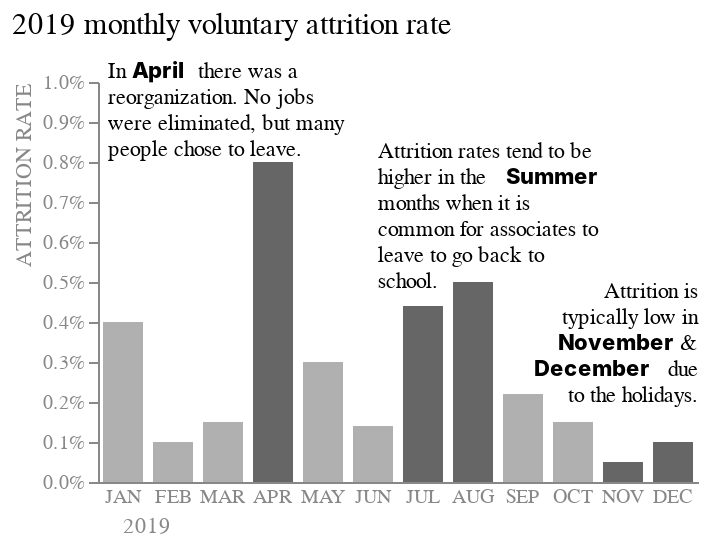

The code cell stored with this chart in its notebook:
### Markdown cell above
#### Proximity with emphasis

We can enhance the visual impact by emphasizing the bars and keywords.

Given that Altair does not support bold text within regular content, a strategy is to introduce blank spaces in the text and create a distinct object for the bold keywords.

### Code cell
bar_highlight = alt.Chart(table, title = alt.Title(
    "2019 monthly voluntary attrition rate",
    fontSize = 15,
    anchor = 'start',
    offset = 10,
    fontWeight = "normal"
    )).mark_bar(size = 20).encode(
    x = alt.X('Date', 
              sort = None, 
              axis = alt.Axis(labelAngle = 0, titleX = 12, 
                              labelColor = "#888888", titleColor = '#888888', 
                              ticks = False, titleAnchor = 'start', titleFontWeight = 'normal'), 
              title = "2019"
              ), 
    y = alt.Y('Rate', 
              axis = alt.Axis(grid = False, titleAnchor = 'end', 
                              labelColor = "#888888", titleColor = '#888888', 
                              titleFontWeight = 'normal', format = "%", tickCount = 10), 
              scale = alt.Scale(domain = [0, 0.01]), 
              title = "ATTRITION RATE"
              ),
    color = alt.Color('Date',
                      sort = None,
                      scale = alt.Scale(range = ["#b0b0b0", "#b0b0b0", "#b0b0b0", "#666666", 
                                                 "#b0b0b0", "#b0b0b0", "#666666", "#666666", 
                                                 "#b0b0b0", "#b0b0b0", "#666666", "#666666"]),
                      legend = None
                      )
    ).properties(
    width = 300,
    height = 200
)

text_april_blank = alt.Chart(
    {"values": [{"text":  [
         'In            there was a', 'reorganization. No jobs', 'were eliminated, but many', 'people chose to leave.', 
         ]}]}
).mark_text(size = 11, align = "left", dx = -145, dy = -105).encode(
    text = "text:N"
)

text_summer_blank = alt.Chart(
    {"values": [{"text":  [
        'Attrition rates tend to be', 'higher in the',  'months when it is', 
         'common for associates to',
         'leave to go back to', 
         'school.'
         ]}]}
).mark_text(size = 11, align = "left", dx = -10, dy = -65).encode(
    text = "text:N"
)

text_nov_dec_blank = alt.Chart(
    {"values": [{"text":  [
        'Attrition is', 'typically low in', '&', 'due', 'to the holidays.'
         ]}]}
).mark_text(size = 11, align = "right", dx = 150, dy = 5).encode(
    text = "text:N"
)

text_april_bold = alt.Chart(
    {"values": [{"text":  [
        'April'
         ]}]}
).mark_text(size = 11, align = "left", dx = -133, dy = -105, fontWeight = 800).encode(
    text = "text:N"
)

text_summer_bold = alt.Chart(
    {"values": [{"text":  [
        'Summer'
         ]}]}
).mark_text(size = 11, align = "left",  dx = 54, dy = -52, fontWeight = 800).encode(
    text = "text:N"
)

text_nov_bold = alt.Chart(
    {"values": [{"text":  [
        'November'
         ]}]}
).mark_text(size = 11, align = "left", dx = 80, dy = 31, fontWeight = 800).encode(
    text = "text:N"
)

text_dec_bold = alt.Chart(
    {"values": [{"text":  [
        'December'
         ]}]}
).mark_text(size = 11, align = "left", dx = 68, dy = 44, fontWeight = 800).encode(
    text = "text:N"
)

final = (bar_highlight + text_april_blank + text_april_bold + 
         text_summer_blank + text_summer_bold + 
         text_nov_dec_blank + text_nov_bold + text_dec_bold)

final.configure_view(stroke = None)

### Figure 1 — Vega-Lite specification as saved in the notebook (floating-point values rounded to 4 significant figures)
{"config": {"view": {"continuousWidth": 300, "continuousHeight": 300, "stroke": null}}, "layer": [{"data": {"name": "data-0f748d12b71fa1969f524ef0b4d050d0"}, "mark": {"type": "bar", "size": 20}, "encoding": {"color": {"field": "Date", "legend": null, "scale": {"range": ["#b0b0b0", "#b0b0b0", "#b0b0b0", "#666666", "#b0b0b0", "#b0b0b0", "#666666", "#666666", "#b0b0b0", "#b0b0b0", "#666666", "#666666"]}, "sort": null, "type": "nominal"}, "x": {"axis": {"labelAngle": 0, "labelColor": "#888888", "ticks": false, "titleAnchor": "start", "titleColor": "#888888", "titleFontWeight": "normal", "titleX": 12}, "field": "Date", "sort": null, "title": "2019", "type": "nominal"}, "y": {"axis": {"format": "%", "grid": false, "labelColor": "#888888", "tickCount": 10, "titleAnchor": "end", "titleColor": "#888888", "titleFontWeight": "normal"}, "field": "Rate", "scale": {"domain": [0, 0.01]}, "title": "ATTRITION RATE", "type": "quantitative"}}, "title": {"text": "2019 monthly voluntary attrition rate", "anchor": "start", "fontSize": 15, "fontWeight": "normal", "offset": 10}}, {"data": {"name": "data-4b2db09edd7b755be26354eb12fb19ef"}, "mark": {"type": "text", "align": "left", "dx": -145, "dy": -105, "size": 11}, "encoding": {"text": {"field": "text", "type": "nominal"}}}, {"data": {"name": "data-f9846e3e8d56027489b8c959b216eeeb"}, "mark": {"type": "text", "align": "left", "dx": -133, "dy": -105, "fontWeight": 800, "size": 11}, "encoding": {"text": {"field": "text", "type": "nominal"}}}, {"data": {"name": "data-e74a840aaa77e5e6cb5d77efd782561f"}, "mark": {"type": "text", "align": "left", "dx": -10, "dy": -65, "size": 11}, "encoding": {"text": {"field": "text", "type": "nominal"}}}, {"data": {"name": "data-bf0c0886e85857075dcfec6916d457fe"}, "mark": {"type": "text", "align": "left", "dx": 54, "dy": -52, "fontWeight": 800, "size": 11}, "encoding": {"text": {"field": "text", "type": "nominal"}}}, {"data": {"name": "data-ea580427a5198bdc08c1b30897679b7b"}, "mark": {"type": "text", "align": "right", "dx": 150, "dy": 5, "size": 11}, "encoding": {"text": {"field": "text", "type": "nominal"}}}, {"data": {"name": "data-faa7370696b24381d4498fd5bfebb2f4"}, "mark": {"type": "text", "align": "left", "dx": 80, "dy": 31, "fontWeight": 800, "size": 11}, "encoding": {"text": {"field": "text", "type": "nominal"}}}, {"data": {"name": "data-4882944318c84009e536f6c565db3347"}, "mark": {"type": "text", "align": "left", "dx": 68, "dy": 44, "fontWeight": 800, "size": 11}, "encoding": {"text": {"field": "text", "type": "nominal"}}}], "height": 200, "width": 300, "$schema": "https://vega.github.io/schema/vega-lite/v5.15.1.json", "datasets": {"data-0f748d12b71fa1969f524ef0b4d050d0": [{"Date": "JAN", "Rate": 0.004, "# exits": 120}, {"Date": "FEB", "Rate": 0.001, "# exits": 30}, {"Date": "MAR", "Rate": 0.0015, "# exits": 45}, {"Date": "APR", "Rate": 0.008, "# exits": 240}, {"Date": "MAY", "Rate": 0.003, "# exits": 90}, {"Date": "JUN", "Rate": 0.0014, "# exits": 42}, {"Date": "JUL", "Rate": 0.0044, "# exits": 132}, {"Date": "AUG", "Rate": 0.005, "# exits": 150}, {"Date": "SEP", "Rate": 0.0022, "# exits": 66}, {"Date": "OCT", "Rate": 0.0015, "# exits": 45}, {"Date": "NOV", "Rate": 0.0005, "# exits": 15}, {"Date": "DEC", "Rate": 0.001, "# exits": 30}], "data-4b2db09edd7b755be26354eb12fb19ef": [{"text": ["In            there was a", "reorganization. No jobs", "were eliminated, but many", "people chose to leave."]}], "data-f9846e3e8d56027489b8c959b216eeeb": [{"text": ["April"]}], "data-e74a840aaa77e5e6cb5d77efd782561f": [{"text": ["Attrition rates tend to be", "higher in the", "months when it is", "common for associates to", "leave to go back to", "school."]}], "data-bf0c0886e85857075dcfec6916d457fe": [{"text": ["Summer"]}], "data-ea580427a5198bdc08c1b30897679b7b": [{"text": ["Attrition is", "typically low in", "&", "due", "to the holidays."]}], "data-faa7370696b24381d4498fd5bfebb2f4": [{"text": ["November"]}], "data-4882944318c84009e536f6c565db3347": [{"text": ["December"]}]}}
